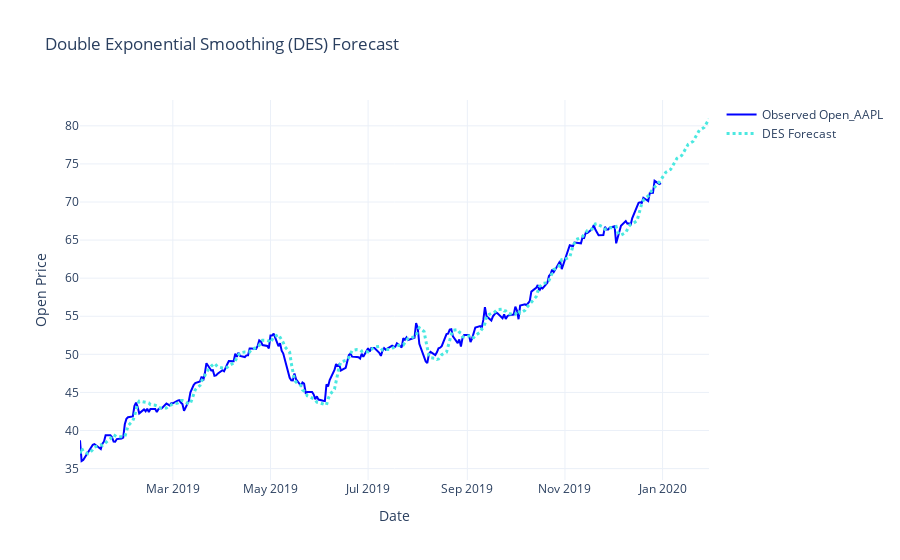

The notebook cell saved with this chart:
### Markdown cell above
# Double exponential smoothing

### Code cell
# Préparation des données (assurez-vous qu'elles sont bien nettoyées)
data.index = pd.to_datetime(data.index)
data = data.asfreq('B')  # Fréquence journalière pour les jours ouvrables
data["Open_AAPL"].fillna(method="ffill", inplace=True)

# Application du Double Exponential Smoothing
des_model = ExponentialSmoothing(data["Open_AAPL"], trend="add", seasonal=None).fit(smoothing_level=0.3, smoothing_slope=0.2)
des_forecast = des_model.predict(start=data.index[0], end=data.index[-1] + pd.Timedelta(days=30))

# Vérification des prévisions
print("Prévisions DES :")
print(des_forecast.head())

# Création du graphique
fig = go.Figure()

# Données réelles
fig.add_trace(go.Scatter(
    x=data.index,
    y=data["Open_AAPL"],
    mode="lines",
    name="Observed Open_AAPL",
    line=dict(color="blue", width=2)
))

# Prévisions DES
fig.add_trace(go.Scatter(
    x=des_forecast.index,
    y=des_forecast,
    mode="lines",
    name="DES Forecast",
    line=dict(color="#4BE8E0", dash="dot", width=3)
))

# Mise à jour de l'échelle Y
fig.update_layout(
    title="Double Exponential Smoothing (DES) Forecast",
    xaxis_title="Date",
    yaxis_title="Open Price",
    template="plotly_white"
)

# Affichage
fig.show()

### Figure 1 — Plotly figure (JSON) as saved in the notebook; plotly's stock layout.template omitted (floating-point values rounded to 4 significant figures; data arrays with more than 128 entries replaced by an {"elided": "..."} marker saying what was removed)
{"data": [{"line": {"color": "blue", "width": 2}, "mode": "lines", "name": "Observed Open_AAPL", "type": "scatter", "x": {"elided": "260 str values"}, "y": {"elided": "260 float values"}}, {"line": {"color": "#4BE8E0", "dash": "dot", "width": 3}, "mode": "lines", "name": "DES Forecast", "type": "scatter", "x": {"elided": "282 str values"}, "y": {"elided": "282 float values"}}], "layout": {"title": {"text": "Double Exponential Smoothing (DES) Forecast"}, "xaxis": {"title": {"text": "Date"}}, "yaxis": {"title": {"text": "Open Price"}}}}
